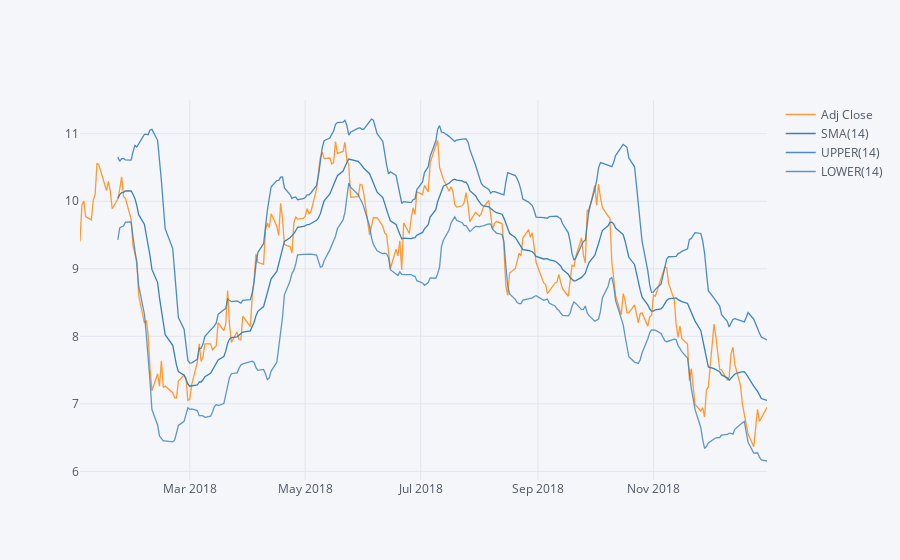

The notebook cell saved with this chart:
### Markdown cell above
## Look at Bollinger statistical chart characterizing the stock prices and volatility over time for Cenovus year 2018

### Code cell
Cenovus['Adj Close'].ix['2018-01-01':'2018-12-31'].ta_plot(study='boll')

### Figure 1 — Plotly figure (JSON) as saved in the notebook; plotly's stock layout.template omitted (floating-point values rounded to 4 significant figures; data arrays with more than 128 entries replaced by an {"elided": "..."} marker saying what was removed)
{"data": [{"line": {"color": "rgba(255, 153, 51, 1.0)", "dash": "solid", "shape": "linear", "width": 1.3}, "mode": "lines", "name": "Adj Close", "text": "", "type": "scatter", "uid": "0f9e792d-7562-4cb1-b7d2-036bd0d6a62c", "x": {"elided": "251 str values"}, "y": {"elided": "251 float values"}}, {"line": {"color": "rgba(55, 128, 191, 1.0)", "dash": "solid", "shape": "linear", "width": 1.3}, "mode": "lines", "name": "SMA(14)", "text": "", "type": "scatter", "uid": "2bc82287-eb78-4f2c-9cec-b4e51f75e9eb", "x": {"elided": "251 str values"}, "y": {"elided": "251 mixed values"}}, {"line": {"color": "rgba(55, 128, 191, 0.8999999999999999)", "dash": "solid", "shape": "linear", "width": 1.3}, "mode": "lines", "name": "UPPER(14)", "text": "", "type": "scatter", "uid": "a6be61f4-2c2d-4483-a322-97f3572aeb27", "x": {"elided": "251 str values"}, "y": {"elided": "251 mixed values"}}, {"line": {"color": "rgba(55, 128, 191, 0.7999999999999998)", "dash": "solid", "shape": "linear", "width": 1.3}, "mode": "lines", "name": "LOWER(14)", "text": "", "type": "scatter", "uid": "ea6fea6a-fabc-4d41-96db-6710d44e31de", "x": {"elided": "251 str values"}, "y": {"elided": "251 mixed values"}}], "layout": {"legend": {"bgcolor": "#F5F6F9", "font": {"color": "#4D5663"}}, "paper_bgcolor": "#F5F6F9", "plot_bgcolor": "#F5F6F9", "title": {"font": {"color": "#4D5663"}}, "xaxis": {"gridcolor": "#E1E5ED", "showgrid": true, "tickfont": {"color": "#4D5663"}, "title": {"font": {"color": "#4D5663"}, "text": ""}, "zerolinecolor": "#E1E5ED"}, "yaxis": {"gridcolor": "#E1E5ED", "showgrid": true, "tickfont": {"color": "#4D5663"}, "title": {"font": {"color": "#4D5663"}, "text": ""}, "zerolinecolor": "#E1E5ED"}}}
